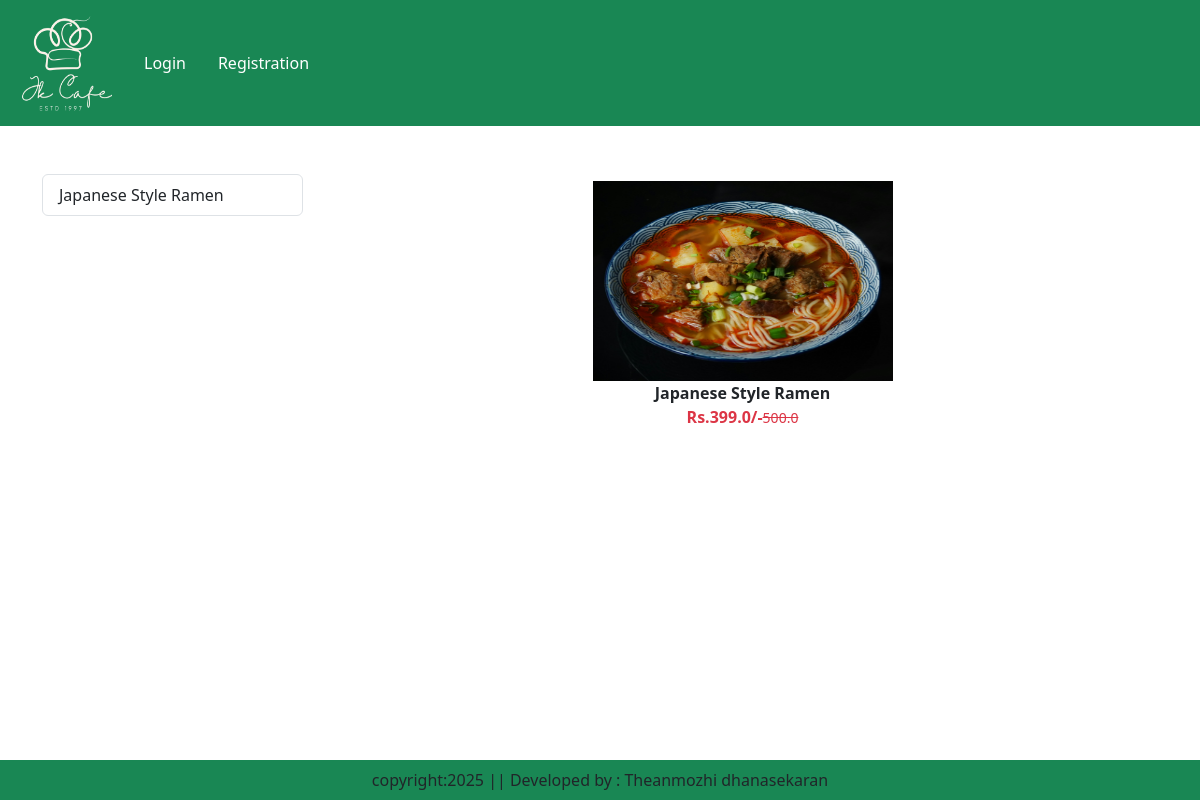
The app's page /category/JC/ with its own data.
### app/models.py (models this page shows, shortened)
class Product(models.Model):
    title=models.CharField(max_length=100)
    selling_price=models.FloatField()
    discounted_price=models.FloatField()
    description=models.TextField()
    composition=models.TextField(default='')
    proadapp=models.TextField(default='')
    category=models.CharField(choices=CATEGORY_CHOICES,max_length=2)
    product_image=models.ImageField(upload_to='product')

### app/views.py (the view)
# urls.py: path('category/<slug:val>/',views.CategoryView.as_view(),name='category'),
class CategoryView(View):
    def get(self,request,val):
        totalitem=0
        wishitem=0
        if request.user.is_authenticated:
            totalitem=len(Cart.objects.filter(user=request.user))
            wishitem=len(Wishlist.objects.filter(user=request.user))
        product=Product.objects.filter(category=val)
        title=Product.objects.filter(category=val).values('title')
        return render(request,'app/category.html',locals())

### app/templates/app/category.html (shortened to what this page needs)
{% extends 'app/base.html' %}
{% load static %}
{% block main-content %}
    <div class="container my-5">
        <div class="row">
            <div class="col-sm-3">
                <div class="list-group">
                    {% for val in title %}
                        <a href="{% url 'category-title' val.title %}" class="list-group-item list-group-item-action" aria-current="true">{{val.title}}</a>
                    {% endfor title %}
                </div>
            </div>
            <div class="col-sm-9">
                <div class="row">
                    {% for prod in product %}
                        <div class="col text-center mb-4">
                            <a href="{% url 'product-detail' prod.id %}" class="btn">
                            <div>
                                <img src="{{prod.product_image.url}}" width="300px" height="200px" />
                                <div class="fw-bold">{{prod.title}}</div>
                                <div class="fw-bold text-danger">
                                    Rs.{{prod.discounted_price}}/-<small class="fw-light text-decoration-line-through">{{prod.selling_price}}</small>
                                </div>
                            </div>
                            </a>
                        </div>
                    {% endfor %}
                </div>
            </div>
        </div>
    </div>
{% endblock main-content %}

### records on screen
Product: product_image (picture), title "Japanese Style Ramen", discounted_price "399.0", selling_price "500.0"

### other values on screen
{{ val.title }} "Japanese Style Ramen"
